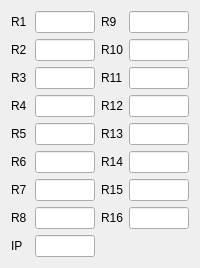
<?xml version="1.0" encoding="UTF-8"?>
<ui version="4.0">
 <class>ProcessorStateWidget</class>
 <widget class="QWidget" name="ProcessorStateWidget">
  <property name="sizePolicy">
   <sizepolicy hsizetype="Minimum" vsizetype="Minimum">
    <horstretch>0</horstretch>
    <verstretch>0</verstretch>
   </sizepolicy>
  </property>
  <layout class="QGridLayout" name="_2">
   <item row="0" column="0">
    <layout class="QGridLayout" name="_3">
     <item row="0" column="0">
      <widget class="QLabel" name="label">
       <property name="text">
        <string>R1</string>
       </property>
       <property name="buddy">
        <cstring>r1LineEdit</cstring>
       </property>
      </widget>
     </item>
     <item row="0" column="1">
      <widget class="QLineEdit" name="r1LineEdit">
       <property name="maximumSize">
        <size>
         <width>60</width>
         <height>16777215</height>
        </size>
       </property>
       <property name="readOnly">
        <bool>true</bool>
       </property>
      </widget>
     </item>
     <item row="1" column="0">
      <widget class="QLabel" name="label_2">
       <property name="text">
        <string>R2</string>
       </property>
       <property name="buddy">
        <cstring>r2LineEdit</cstring>
       </property>
      </widget>
     </item>
     <item row="1" column="1">
      <widget class="QLineEdit" name="r2LineEdit">
       <property name="maximumSize">
        <size>
         <width>60</width>
         <height>16777215</height>
        </size>
       </property>
       <property name="readOnly">
        <bool>true</bool>
       </property>
      </widget>
     </item>
     <item row="2" column="0">
      <widget class="QLabel" name="label_3">
       <property name="text">
        <string>R3</string>
       </property>
       <property name="buddy">
        <cstring>r3LineEdit</cstring>
       </property>
      </widget>
     </item>
     <item row="2" column="1">
      <widget class="QLineEdit" name="r3LineEdit">
       <property name="maximumSize">
        <size>
         <width>60</width>
         <height>16777215</height>
        </size>
       </property>
       <property name="readOnly">
        <bool>true</bool>
       </property>
      </widget>
     </item>
     <item row="3" column="0">
      <widget class="QLabel" name="label_4">
       <property name="text">
        <string>R4</string>
       </property>
       <property name="buddy">
        <cstring>r4LineEdit</cstring>
       </property>
      </widget>
     </item>
     <item row="3" column="1">
      <widget class="QLineEdit" name="r4LineEdit">
       <property name="maximumSize">
        <size>
         <width>60</width>
         <height>16777215</height>
        </size>
       </property>
       <property name="readOnly">
        <bool>true</bool>
       </property>
      </widget>
     </item>
     <item row="4" column="0">
      <widget class="QLabel" name="label_17">
       <property name="text">
        <string>R5</string>
       </property>
       <property name="buddy">
        <cstring>r5LineEdit</cstring>
       </property>
      </widget>
     </item>
     <item row="4" column="1">
      <widget class="QLineEdit" name="r5LineEdit">
       <property name="maximumSize">
        <size>
         <width>60</width>
         <height>16777215</height>
        </size>
       </property>
       <property name="readOnly">
        <bool>true</bool>
       </property>
      </widget>
     </item>
     <item row="5" column="0">
      <widget class="QLabel" name="label_6">
       <property name="text">
        <string>R6</string>
       </property>
       <property name="buddy">
        <cstring>r6LineEdit</cstring>
       </property>
      </widget>
     </item>
     <item row="5" column="1">
      <widget class="QLineEdit" name="r6LineEdit">
       <property name="maximumSize">
        <size>
         <width>60</width>
         <height>16777215</height>
        </size>
       </property>
       <property name="readOnly">
        <bool>true</bool>
       </property>
      </widget>
     </item>
     <item row="6" column="0">
      <widget class="QLabel" name="label_9">
       <property name="text">
        <string>R7</string>
       </property>
       <property name="buddy">
        <cstring>r7LineEdit</cstring>
       </property>
      </widget>
     </item>
     <item row="6" column="1">
      <widget class="QLineEdit" name="r7LineEdit">
       <property name="maximumSize">
        <size>
         <width>60</width>
         <height>16777215</height>
        </size>
       </property>
       <property name="readOnly">
        <bool>true</bool>
       </property>
      </widget>
     </item>
     <item row="7" column="0">
      <widget class="QLabel" name="label_7">
       <property name="text">
        <string>R8</string>
       </property>
       <property name="buddy">
        <cstring>r8LineEdit</cstring>
       </property>
      </widget>
     </item>
     <item row="7" column="1">
      <widget class="QLineEdit" name="r8LineEdit">
       <property name="maximumSize">
        <size>
         <width>60</width>
         <height>16777215</height>
        </size>
       </property>
       <property name="readOnly">
        <bool>true</bool>
       </property>
      </widget>
     </item>
    </layout>
   </item>
   <item row="0" column="1">
    <layout class="QGridLayout" name="gridLayout">
     <item row="0" column="0">
      <widget class="QLabel" name="label_10">
       <property name="text">
        <string>R9</string>
       </property>
       <property name="buddy">
        <cstring>r9LineEdit</cstring>
       </property>
      </widget>
     </item>
     <item row="0" column="1">
      <widget class="QLineEdit" name="r9LineEdit">
       <property name="maximumSize">
        <size>
         <width>60</width>
         <height>16777215</height>
        </size>
       </property>
       <property name="readOnly">
        <bool>true</bool>
       </property>
      </widget>
     </item>
     <item row="1" column="0">
      <widget class="QLabel" name="label_8">
       <property name="text">
        <string>R10</string>
       </property>
       <property name="buddy">
        <cstring>r10LineEdit</cstring>
       </property>
      </widget>
     </item>
     <item row="1" column="1">
      <widget class="QLineEdit" name="r10LineEdit">
       <property name="maximumSize">
        <size>
         <width>60</width>
         <height>16777215</height>
        </size>
       </property>
       <property name="readOnly">
        <bool>true</bool>
       </property>
      </widget>
     </item>
     <item row="2" column="0">
      <widget class="QLabel" name="label_15">
       <property name="text">
        <string>R11</string>
       </property>
       <property name="buddy">
        <cstring>r11LineEdit</cstring>
       </property>
      </widget>
     </item>
     <item row="2" column="1">
      <widget class="QLineEdit" name="r11LineEdit">
       <property name="maximumSize">
        <size>
         <width>60</width>
         <height>16777215</height>
        </size>
       </property>
       <property name="readOnly">
        <bool>true</bool>
       </property>
      </widget>
     </item>
     <item row="3" column="0">
      <widget class="QLabel" name="label_16">
       <property name="text">
        <string>R12</string>
       </property>
       <property name="buddy">
        <cstring>r12LineEdit</cstring>
       </property>
      </widget>
     </item>
     <item row="3" column="1">
      <widget class="QLineEdit" name="r12LineEdit">
       <property name="maximumSize">
        <size>
         <width>60</width>
         <height>16777215</height>
        </size>
       </property>
       <property name="readOnly">
        <bool>true</bool>
       </property>
      </widget>
     </item>
     <item row="4" column="0">
      <widget class="QLabel" name="label_11">
       <property name="text">
        <string>R13</string>
       </property>
       <property name="buddy">
        <cstring>r13LineEdit</cstring>
       </property>
      </widget>
     </item>
     <item row="4" column="1">
      <widget class="QLineEdit" name="r13LineEdit">
       <property name="maximumSize">
        <size>
         <width>60</width>
         <height>16777215</height>
        </size>
       </property>
       <property name="readOnly">
        <bool>true</bool>
       </property>
      </widget>
     </item>
     <item row="5" column="0">
      <widget class="QLabel" name="label_12">
       <property name="text">
        <string>R14</string>
       </property>
       <property name="buddy">
        <cstring>r14LineEdit</cstring>
       </property>
      </widget>
     </item>
     <item row="5" column="1">
      <widget class="QLineEdit" name="r14LineEdit">
       <property name="maximumSize">
        <size>
         <width>60</width>
         <height>16777215</height>
        </size>
       </property>
       <property name="readOnly">
        <bool>true</bool>
       </property>
      </widget>
     </item>
     <item row="6" column="0">
      <widget class="QLabel" name="label_14">
       <property name="text">
        <string>R15</string>
       </property>
       <property name="buddy">
        <cstring>r15LineEdit</cstring>
       </property>
      </widget>
     </item>
     <item row="6" column="1">
      <widget class="QLineEdit" name="r15LineEdit">
       <property name="maximumSize">
        <size>
         <width>60</width>
         <height>16777215</height>
        </size>
       </property>
       <property name="readOnly">
        <bool>true</bool>
       </property>
      </widget>
     </item>
     <item row="7" column="0">
      <widget class="QLabel" name="label_13">
       <property name="text">
        <string>R16</string>
       </property>
       <property name="buddy">
        <cstring>r16LineEdit</cstring>
       </property>
      </widget>
     </item>
     <item row="7" column="1">
      <widget class="QLineEdit" name="r16LineEdit">
       <property name="maximumSize">
        <size>
         <width>60</width>
         <height>16777215</height>
        </size>
       </property>
       <property name="readOnly">
        <bool>true</bool>
       </property>
      </widget>
     </item>
    </layout>
   </item>
   <item row="1" column="0">
    <layout class="QHBoxLayout" name="horizontalLayout_5">
     <item>
      <widget class="QLabel" name="label_5">
       <property name="text">
        <string>IP</string>
       </property>
       <property name="buddy">
        <cstring>ipLineEdit</cstring>
       </property>
      </widget>
     </item>
     <item>
      <widget class="QLineEdit" name="ipLineEdit">
       <property name="maximumSize">
        <size>
         <width>60</width>
         <height>16777215</height>
        </size>
       </property>
       <property name="readOnly">
        <bool>true</bool>
       </property>
      </widget>
     </item>
    </layout>
   </item>
  </layout>
 </widget>
 <tabstops>
  <tabstop>r1LineEdit</tabstop>
  <tabstop>r2LineEdit</tabstop>
  <tabstop>r3LineEdit</tabstop>
  <tabstop>r4LineEdit</tabstop>
  <tabstop>r5LineEdit</tabstop>
  <tabstop>r6LineEdit</tabstop>
  <tabstop>r7LineEdit</tabstop>
  <tabstop>r8LineEdit</tabstop>
  <tabstop>r9LineEdit</tabstop>
  <tabstop>r10LineEdit</tabstop>
  <tabstop>r11LineEdit</tabstop>
  <tabstop>r12LineEdit</tabstop>
  <tabstop>r13LineEdit</tabstop>
  <tabstop>r14LineEdit</tabstop>
  <tabstop>r15LineEdit</tabstop>
  <tabstop>r16LineEdit</tabstop>
 </tabstops>
 <resources/>
 <connections/>
</ui>
